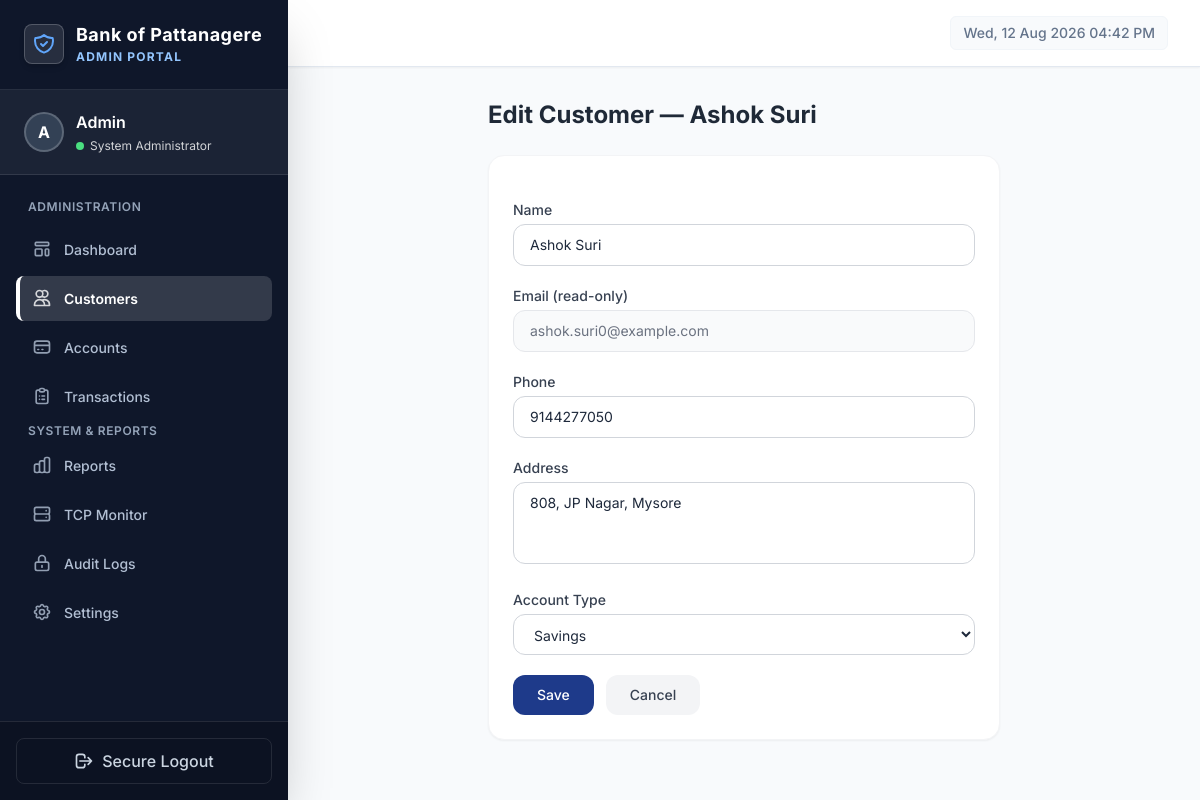
Screenshot of /admin/customers/2/edit (signed in) with the database file from the repository.
### models.py (models this page shows, shortened)
class User(UserMixin, db.Model):
    __tablename__ = 'users'
    id = db.Column(db.Integer, primary_key=True)
    name = db.Column(db.String(100), nullable=False)
    email = db.Column(db.String(120), unique=True, nullable=False)
    phone = db.Column(db.String(15), nullable=False)
    password_hash = db.Column(db.String(256), nullable=False)
    role = db.Column(db.String(20), nullable=False, default='customer')  # 'customer' or 'admin'
    address = db.Column(db.Text, default='')
    security_question = db.Column(db.String(200), default='')
    security_answer_hash = db.Column(db.String(256), default='')
    failed_login_attempts = db.Column(db.Integer, default=0)
    locked_until = db.Column(db.DateTime, nullable=True)
    transaction_pin_hash = db.Column(db.String(256), nullable=True)
    failed_pin_attempts = db.Column(db.Integer, default=0)
    pin_locked_until = db.Column(db.DateTime, nullable=True)
    has_default_pin = db.Column(db.Boolean, default=False)
    created_at = db.Column(db.DateTime, default=datetime.utcnow)
    account = db.relationship('Account', backref='user', uselist=False, lazy=True)
    beneficiaries = db.relationship('Beneficiary', backref='user', lazy=True)
    notifications = db.relationship('Notification', backref='user', lazy=True,
                                    order_by='Notification.created_at.desc()')
    logs = db.relationship('Log', backref='user', lazy=True)

class Account(db.Model):
    __tablename__ = 'accounts'
    id = db.Column(db.Integer, primary_key=True)
    user_id = db.Column(db.Integer, db.ForeignKey('users.id'), nullable=False)
    account_number = db.Column(db.String(20), unique=True, nullable=False)
    account_type = db.Column(db.String(20), nullable=False, default='savings')  # 'savings' or 'current'
    balance = db.Column(db.Float, default=0.0)
    status = db.Column(db.String(20), default='pending')  # 'pending', 'active', 'frozen', 'closed'
    created_at = db.Column(db.DateTime, default=datetime.utcnow)

### routes/admin.py (the view, shortened to what this page needs)
@admin_bp.route('/customers/<int:user_id>/edit', methods=['GET', 'POST'])
@admin_required
def edit_customer(user_id):
    user = User.query.get_or_404(user_id)
    if user.role != 'customer':
        flash('Invalid customer.', 'error')
        return redirect(url_for('admin.customers'))
    return render_template('admin/edit_customer.html', customer=user)

### routes/admin.py (called while the page is built)
def admin_required(f):
    @wraps(f)
    @login_required
    def decorated_function(*args, **kwargs):
        if current_user.role != 'admin':
            flash('Access denied. Admin accounts only.', 'error')
            return redirect(url_for('auth.login'))
        return f(*args, **kwargs)
    return decorated_function

### templates/admin/edit_customer.html (shortened to what this page needs)
{% extends 'base_admin.html' %}
{% block content %}
<div class="max-w-lg mx-auto">
    <h1 class="text-2xl font-bold text-gray-800 mb-6">Edit Customer — {{ customer.name }}</h1>
    <div class="bg-white rounded-2xl border border-gray-100 shadow-sm p-6">
        <form method="POST" class="space-y-5">
            <div>
                <label class="block text-sm font-medium text-gray-700 mb-1">Name</label>
                <input type="text" name="name" value="{{ customer.name }}" required class="w-full px-4 py-2.5 border border-gray-300 rounded-xl focus:ring-2 focus:ring-primary/30 focus:border-primary outline-none text-sm">
            </div>
            <div>
                <label class="block text-sm font-medium text-gray-700 mb-1">Email (read-only)</label>
                <input type="email" value="{{ customer.email }}" disabled class="w-full px-4 py-2.5 bg-gray-50 border border-gray-200 rounded-xl text-sm text-gray-500">
            </div>
            <div>
                <label class="block text-sm font-medium text-gray-700 mb-1">Phone</label>
                <input type="tel" name="phone" value="{{ customer.phone }}" required class="w-full px-4 py-2.5 border border-gray-300 rounded-xl focus:ring-2 focus:ring-primary/30 focus:border-primary outline-none text-sm">
            </div>
            <div>
                <label class="block text-sm font-medium text-gray-700 mb-1">Address</label>
                <textarea name="address" rows="3" class="w-full px-4 py-2.5 border border-gray-300 rounded-xl focus:ring-2 focus:ring-primary/30 focus:border-primary outline-none text-sm resize-none">{{ customer.address or '' }}</textarea>
            </div>
            {% if customer.account %}
            <div>
                <label class="block text-sm font-medium text-gray-700 mb-1">Account Type</label>
                <select name="account_type" class="w-full px-4 py-2.5 border border-gray-300 rounded-xl text-sm bg-white focus:ring-2 focus:ring-primary/30 outline-none">
                    <option value="savings" {% if customer.account.account_type == 'savings' %}selected{% endif %}>Savings</option>
                </select>
            </div>
            {% endif %}
            <div class="flex gap-3">
                <button type="submit" class="px-6 py-2.5 bg-primary hover:bg-primary-dark text-white text-sm font-medium rounded-xl transition-colors">Save</button>
                <a href="{{ url_for('admin.customers') }}" class="px-6 py-2.5 bg-gray-100 hover:bg-gray-200 text-gray-700 text-sm font-medium rounded-xl transition-colors">Cancel</a>
            </div>
        </form>
    </div>
</div>
{% endblock %}

### templates/base_admin.html (shortened to what this page needs)
<!DOCTYPE html>
<html lang="en">
<head>
    <script src="https://cdn.tailwindcss.com"></script>
    <link rel="stylesheet" href="{{ url_for('static', filename='css/custom.css') }}">
</head>
<body class="font-sans bg-gray-bg text-slate-800">
    <div class="flex h-screen overflow-hidden">
        <aside id="sidebar" class="fixed inset-y-0 left-0 z-30 w-72 bg-primary-dark transform -translate-x-full lg:translate-x-0 transition-transform duration-300 ease-in-out flex flex-col shadow-2xl">
            <div class="flex items-center gap-3 px-6 py-6 border-b border-white/10">
                <div class="w-10 h-10 bg-white/10 border border-white/20 rounded-lg flex items-center justify-center flex-shrink-0 shadow-md">
                </div>
                <div>
                    <h1 class="text-white font-bold text-lg leading-tight tracking-wide">Bank of Pattanagere</h1>
                    <p class="text-blue-300 text-xs font-bold tracking-widest uppercase mt-0.5">Admin Portal</p>
                </div>
            </div>
            <div class="px-6 py-5 border-b border-white/10 bg-white/5">
                <div class="flex items-center gap-3">
                    <div class="w-10 h-10 bg-slate-700 rounded-full flex items-center justify-center text-white font-bold border-2 border-white/20">
                        {{ current_user.name[0] }}
                    </div>
                    <div class="overflow-hidden">
                        <p class="text-white font-semibold truncate">{{ current_user.name }}</p>
                        <div class="flex items-center gap-1.5 mt-1">
                            <span class="w-2 h-2 rounded-full bg-green-400"></span>
                            <span class="text-xs text-white/80">System Administrator</span>
                        </div>
                    </div>
                </div>
            </div>
            <nav class="flex-1 px-4 py-6 space-y-1 overflow-y-auto sidebar-scroll">
                <div class="text-xs font-semibold text-slate-400 uppercase tracking-wider mb-3 px-3">Administration</div>
                <a href="{{ url_for('admin.dashboard') }}" class="sidebar-link-admin {% if request.endpoint == 'admin.dashboard' %}active{% endif %}">
                    <span>Dashboard</span>
                </a>
                <a href="{{ url_for('admin.customers') }}" class="sidebar-link-admin {% if request.endpoint in ['admin.customers', 'admin.edit_customer'] %}active{% endif %}">
                    <svg class="w-5 h-5 opacity-80" fill="none" stroke="currentColor" viewBox="0 0 24 24"><path stroke-linecap="round" stroke-linejoin="round" stroke-width="2" d="M12 4.354a4 4 0 110 5.292M15 21H3v-1a6 6 0 0112 0v1zm0 0h6v-1a6 6 0 00-9-5.197M13 7a4 4 0 11-8 0 4 4 0 018 0z"/></svg>
                    <span>Customers</span>
                </a>
                <a href="{{ url_for('admin.accounts') }}" class="sidebar-link-admin {% if request.endpoint == 'admin.accounts' %}active{% endif %}">
                    <svg class="w-5 h-5 opacity-80" fill="none" stroke="currentColor" viewBox="0 0 24 24"><path stroke-linecap="round" stroke-linejoin="round" stroke-width="2" d="M3 10h18M7 15h1m4 0h1m-7 4h12a3 3 0 003-3V8a3 3 0 00-3-3H6a3 3 0 00-3 3v8a3 3 0 003 3z"/></svg>
                    <span>Accounts</span>
                </a>
                <a href="{{ url_for('admin.transactions') }}" class="sidebar-link-admin {% if request.endpoint == 'admin.transactions' %}active{% endif %}">
                    <span>Transactions</span>
                </a>
                <div class="text-xs font-semibold text-slate-400 uppercase tracking-wider mb-3 mt-6 px-3">System & Reports</div>
                <a href="{{ url_for('admin.reports') }}" class="sidebar-link-admin {% if request.endpoint == 'admin.reports' %}active{% endif %}">
                    <span>Reports</span>
                </a>
                <a href="{{ url_for('admin.tcp_monitor') }}" class="sidebar-link-admin {% if request.endpoint == 'admin.tcp_monitor' %}active{% endif %}">
                    <svg class="w-5 h-5 opacity-80" fill="none" stroke="currentColor" viewBox="0 0 24 24"><path stroke-linecap="round" stroke-linejoin="round" stroke-width="2" d="M5 12h14M5 12a2 2 0 01-2-2V6a2 2 0 012-2h14a2 2 0 012 2v4a2 2 0 01-2 2M5 12a2 2 0 00-2 2v4a2 2 0 002 2h14a2 2 0 002-2v-4a2 2 0 00-2-2m-2-4h.01M17 16h.01"/></svg>
                    <span>TCP Monitor</span>
                </a>
                <a href="{{ url_for('admin.audit_logs') }}" class="sidebar-link-admin {% if request.endpoint == 'admin.audit_logs' %}active{% endif %}">
                    <svg class="w-5 h-5 opacity-80" fill="none" stroke="currentColor" viewBox="0 0 24 24"><path stroke-linecap="round" stroke-linejoin="round" stroke-width="2" d="M12 15v2m-6 4h12a2 2 0 002-2v-6a2 2 0 00-2-2H6a2 2 0 00-2 2v6a2 2 0 002 2zm10-10V7a4 4 0 00-8 0v4h8z"/></svg>
                    <span>Audit Logs</span>
                </a>
                <a href="{{ url_for('admin.settings') }}" class="sidebar-link-admin {% if request.endpoint == 'admin.settings' %}active{% endif %}">
                    <span>Settings</span>
                </a>
            </nav>
            <div class="p-4 border-t border-white/10 bg-black/20">
                <a href="{{ url_for('auth.logout') }}" class="flex items-center justify-center gap-2 w-full py-2.5 px-4 rounded-lg text-slate-300 font-medium hover:bg-white/10 hover:text-white transition-colors border border-white/10">
                    <svg class="w-5 h-5" fill="none" stroke="currentColor" viewBox="0 0 24 24"><path stroke-linecap="round" stroke-linejoin="round" stroke-width="2" d="M17 16l4-4m0 0l-4-4m4 4H7m6 4v1a3 3 0 01-3 3H6a3 3 0 01-3-3V7a3 3 0 013-3h4a3 3 0 013 3v1"/></svg>
                    <span>Secure Logout</span>
                </a>
            </div>
        </aside>
        <div class="flex-1 lg:ml-72 flex flex-col overflow-hidden">
            <header class="bg-white border-b border-slate-200 px-4 sm:px-8 py-4 flex items-center justify-between sticky top-0 z-10 shadow-sm">
                <div class="flex items-center gap-5 ml-auto">
                    <div class="hidden md:block text-sm text-slate-500 font-medium bg-slate-50 px-3 py-1.5 rounded-md border border-slate-100">
                        <span id="current-datetime"></span>
                    </div>
                </div>
            </header>
            <main class="flex-1 overflow-y-auto p-4 sm:p-8 bg-gray-bg">
                <div class="max-w-7xl mx-auto">
                    {% block content %}{% endblock %}
                </div>
            </main>
        </div>
    </div>
</body>
</html>

### static/css/custom.css (style rules this page uses)
.sidebar-link, .sidebar-link-admin { display: flex; align-items: center; gap: 0.75rem; padding: 0.75rem 1rem; border-radius: 0.5rem; color: rgba(219, 234, 254, 0.8); font-size: 0.875rem; font-weight: 500; transition: all 0.2s ease; text-decoration: none; margin-bottom: 0.25rem; }
.sidebar-link.active, .sidebar-link-admin.active { background-color: rgba(255, 255, 255, 0.15); color: white; font-weight: 600; border-left: 4px solid #fff; padding-left: calc(1rem - 4px); }

### rows the page displays
User: name "A", name "Admin"
User: name "Ashok Suri", email "ashok.suri0@example.com", phone "9144277050", address "808, JP Nagar, Mysore"
Account: account_type "Savings"
